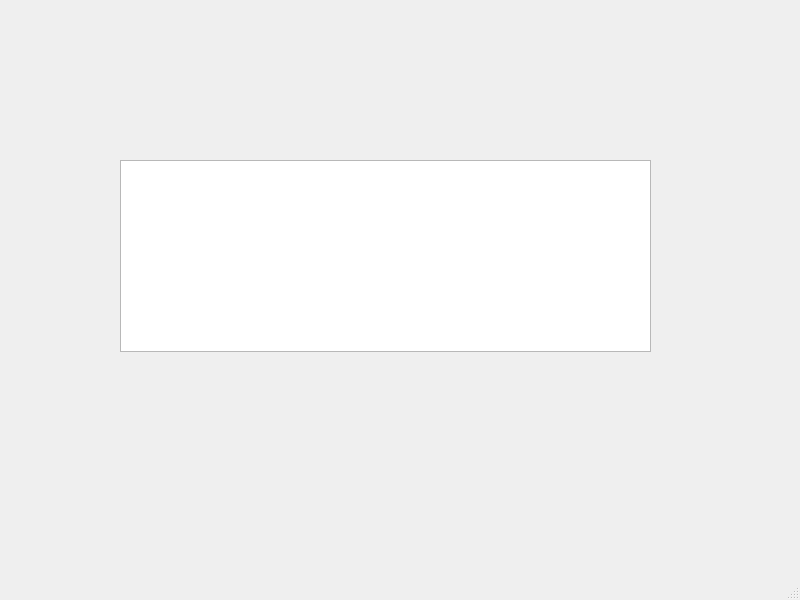
<?xml version="1.0" encoding="UTF-8"?>
<ui version="4.0">
 <class>MainWindow</class>
 <widget class="QMainWindow" name="MainWindow">
  <property name="geometry">
   <rect>
    <x>0</x>
    <y>0</y>
    <width>800</width>
    <height>600</height>
   </rect>
  </property>
  <property name="windowTitle">
   <string>MainWindow</string>
  </property>
  <widget class="QWidget" name="centralwidget">
   <widget class="QTableView" name="tableView">
    <property name="geometry">
     <rect>
      <x>120</x>
      <y>160</y>
      <width>531</width>
      <height>192</height>
     </rect>
    </property>
   </widget>
  </widget>
  <widget class="QMenuBar" name="menubar">
   <property name="geometry">
    <rect>
     <x>0</x>
     <y>0</y>
     <width>800</width>
     <height>26</height>
    </rect>
   </property>
  </widget>
  <widget class="QStatusBar" name="statusbar"/>
 </widget>
 <resources/>
 <connections/>
</ui>
